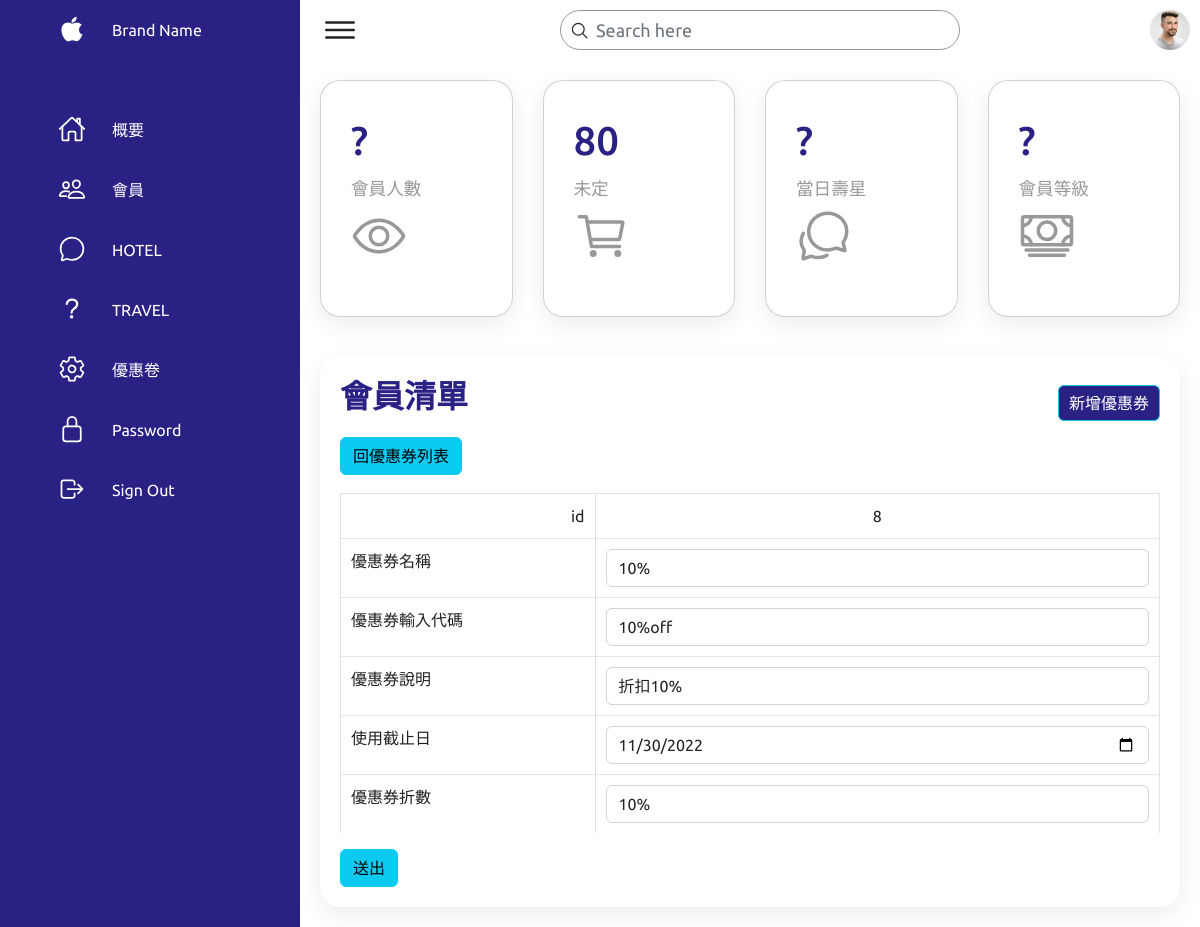
Screenshot of /coupon/admin-edit-coupon.php?id=8 with the database file from the repository.
### tables this page shows
CREATE TABLE `coupon` (
  `id` int(20) UNSIGNED NOT NULL,
  `name` varchar(255) NOT NULL COMMENT '優惠券名稱',
  `code` varchar(255) NOT NULL COMMENT '優惠券序號',
  `description` varchar(255) NOT NULL COMMENT '優惠券描述',
  `expire_date` date NOT NULL COMMENT '優惠券期限',
  `discount` varchar(255) NOT NULL COMMENT '優惠券折數',
  `created_at` datetime NOT NULL,
  `valid` int(20) NOT NULL COMMENT '軟刪除'
);

### coupon/admin-edit-coupon.php (the view, shortened to what this page needs)
<?php
$id = $_GET["id"];
require_once("../db-connect2.php");
$sql = "SELECT * FROM coupon WHERE id='$id' AND valid=1";
$result = $conn->query($sql);
$userCount = $result->num_rows;
$row = $result->fetch_assoc();
?>
<!DOCTYPE html>
<html lang="en">
<head>
    <link href="https://cdn.jsdelivr.net/npm/bootstrap@5.2.1/dist/css/bootstrap.min.css" rel="stylesheet">
    <link rel="stylesheet" href="assets/css/style.css">
</head>
<body>
    <div class="crud-container">
    <div class="navigation">
            <ul>
                <li>
                    <a href="#">
                        <span class="icon">
                            <ion-icon name="logo-apple"></ion-icon>
                        </span>
                        <span class="title">Brand Name</span>
                    </a>
                </li>
                <li>
                    <a href="../home/admin.php">
                        <span class="icon">
                            <ion-icon name="home-outline"></ion-icon>
                        </span>
                        <span class="title">概要</span>
                    </a>
                </li>
                <li>
                    <a href="../admin-user/admin.php">
                        <span class="icon">
                            <ion-icon name="people-outline"></ion-icon>
                        </span>
                        <span class="title">會員</span>
                    </a>
                </li>
                <li>
                    <a href="../hotel/admin.php">
                        <span class="icon">
                            <ion-icon name="chatbubble-outline"></ion-icon>
                        </span>
                        <span class="title">HOTEL</span>
                    </a>
                </li>
                <li>
                    <a href="../travel/admin-travel.php">
                        <span class="icon">
                            <ion-icon name="help-outline"></ion-icon>
                        </span>
                        <span class="title">TRAVEL</span>
                    </a>
                </li>
                <li>
                    <a href="../coupon/admin.php">
                        <span class="icon">
                            <ion-icon name="settings-outline"></ion-icon>
                        </span>
                        <span class="title">優惠卷</span>
                    </a>
                </li>
                <li>
                    <a href="#">
                        <span class="icon">
                            <ion-icon name="lock-closed-outline"></ion-icon>
                        </span>
                        <span class="title">Password</span>
                    </a>
                </li>
                <li>
                    <a href="../index.php">
                        <span class="icon">
                            <ion-icon name="log-out-outline"></ion-icon>
                        </span>
                        <span class="title">Sign Out</span>
                    </a>
                </li>
            </ul>
        </div>
        <div class="main">
            <div class="topbar">
                <div class="toggle">
                    <ion-icon name="menu-outline"></ion-icon>
                </div>
                <div class="search">
                    <form action="admin.php" method="get">
                        <label>
                            <input type="text" placeholder="Search here" class="form-control" name="search">
                            <ion-icon name="search-outline"></ion-icon>
                        </label>
                    </form>
                </div>
                <div class="user">
                    <img src="assets/imgs/customer01.jpg" alt="">
                </div>
            </div>
            <div class="cardBox">
                <div class="card">
                    <div>
                        <div class="numbers">?</div>
                        <div class="cardName">會員人數
                        </div>
                    </div>
                    <div class="iconBx">
                        <ion-icon name="eye-outline"></ion-icon>
                    </div>
                </div>
                <div class="card">
                    <div>
                        <div class="numbers">80</div>
                        <div class="cardName">未定</div>
                    </div>
                    <div class="iconBx">
                        <ion-icon name="cart-outline"></ion-icon>
                    </div>
                </div>
                <div class="card">
                    <div>
                        <div class="numbers">
                            ?
                        </div>
                        <div class="cardName">當日壽星</div>
                    </div>
                    <div class="iconBx">
                        <ion-icon name="chatbubbles-outline"></ion-icon>
                    </div>
                </div>
                <div class="card">
                    <div>
                        <div class="numbers">
                       ?
                        </div>
                        <div class="cardName">會員等級</div>
                    </div>
                    <div class="iconBx">
                        <ion-icon name="cash-outline"></ion-icon>
                    </div>
                </div>
            </div>
            <div class="details">
                <div class="recentOrders">
                    <div class="cardHeader">
                        <h2>會員清單</h2>
                        <div class="py-2 d-flex justify-content-end">
                            <a class="btn btn-info" href="admin-add-coupon.php">新增優惠券</a>
                        </div>
                    </div>
                    <?php if ($userCount == 0) : ?>
                        使用者不存在
                    <?php else : ?>
                        <div class="py-2">
                            <a class="btn btn-info" href="admin.php?id=<?= $row["id"] ?>">回優惠券列表</a>
                        </div>
                        <form action="admin-doUpdate.php" method="post">
                            <table class="table table-bordered">
                                <tbody>
                                    <tr>
                                        <td>id</td>
                                        <td>
                                            <?= $row["id"] ?>
                                        </td>
                                    </tr>
                                    <tr>
                                        <td>優惠券名稱</td>
                                        <td>
                                            <input type="text" class="form-control" value="<?= $row["name"] ?>" name="name">
                                        </td>
                                    </tr>
                                    <tr>
                                        <td>優惠券輸入代碼</td>
                                        <td>
                                            <input type="text" class="form-control" value="<?= $row["code"] ?>" name="code">
                                        </td>
                                    </tr>
                                    <tr>
                                        <td>優惠券說明</td>
                                        <td>
                                            <input type="text" class="form-control" value="<?= $row["description"] ?>" name="description">
                                        </td>
                                    </tr>
                                    <tr>
                                        <td>使用截止日</td>
                                        <td>
                                            <input type="date" class="form-control" value="<?= $row["expire_date"] ?>" name="expire_date">
                                        </td>
                                    </tr>
                                    <tr>
                                        <td>優惠券折數</td>
                                        <td>
                                            <input type="text" class="form-control" value="<?= $row["discount"] ?>" name="discount">
                                        </td>
                                    </tr>
                                </tbody>
                            </table>
                            <button class="btn btn-info" type="submit">送出</button>
                        </form>
                    <?php endif; ?>
                </div>
            </div>
        </div>
    </div>
</body>
</html>

### coupon/assets/css/style.css (style rules this page uses)
* { font-family: "Ubuntu", sans-serif; margin: 0; padding: 0; box-sizing: border-box; }
:root { --blue: #2a2185; --white: #fff; --gray: #f5f5f5; --black1: #222; --black2: #999; }
body { min-height: 100vh; overflow-x: hidden; }
.crud-container { position: relative; width: 100%; }
.navigation { position: fixed; width: 300px; height: 100%; background: var(--blue); border-left: 10px solid var(--blue); transition: 0.5s; overflow: hidden; }
.navigation ul { position: absolute; top: 0; left: 0; width: 100%; }
.navigation ul li { position: relative; width: 100%; list-style: none; border-top-left-radius: 30px; border-bottom-left-radius: 30px; }
.navigation ul li:nth-child(1) { margin-bottom: 40px; pointer-events: none; }
.navigation ul li a { position: relative; display: block; width: 100%; display: flex; text-decoration: none; color: var(--white); }
.navigation ul li a .icon { position: relative; display: block; min-width: 60px; height: 60px; line-height: 75px; text-align: center; }
.navigation ul li a .icon ion-icon { font-size: 1.75rem; }
.navigation ul li a .title { position: relative; display: block; padding: 0 10px; height: 60px; line-height: 60px; text-align: start; white-space: nowrap; }
.main { position: absolute; width: calc(100% - 300px); left: 300px; min-height: 100vh; background: var(--white); transition: 0.5s; }
.topbar { width: 100%; height: 60px; display: flex; justify-content: space-between; align-items: center; padding: 0 10px; }
.toggle { position: relative; width: 60px; height: 60px; display: flex; justify-content: center; align-items: center; font-size: 2.5rem; cursor: pointer; }
.search { position: relative; width: 400px; margin: 0 10px; }
.search label { position: relative; width: 100%; }
.search label input { width: 100%; height: 40px; border-radius: 40px; padding: 5px 20px; padding-left: 35px; font-size: 18px; outline: none; border: 1px solid var(--black2); }
.search label ion-icon { position: absolute; top: 11px; left: 10px; font-size: 1.2rem; }
.user { position: relative; width: 40px; height: 40px; border-radius: 50%; overflow: hidden; cursor: pointer; }
.user img { position: absolute; top: 0; left: 0; width: 100%; height: 100%; object-fit: cover; }
.cardBox { position: relative; width: 100%; padding: 20px; display: grid; grid-template-columns: repeat(4, 1fr); grid-gap: 30px; }
.cardBox .card { position: relative; background: var(--white); padding: 30px; border-radius: 20px; display: flex; justify-content: space-between; cursor: pointer; box-shadow: 0 7px 25px rgba(0, 0, 0, 0.08); }
.cardBox .card .numbers { position: relative; font-weight: 500; font-size: 2.5rem; color: var(--blue); }
.cardBox .card .cardName { color: var(--black2); font-size: 1.1rem; margin-top: 5px; }
.cardBox .card .iconBx { font-size: 3.5rem; color: var(--black2); }
.details { position: relative; width: 100%; padding: 20px; display: grid; grid-template-columns: 1fr 1fr; grid-gap: 30px; }
.details .recentOrders { position: relative; display: grid; min-height: 500px; background: var(--white); padding: 20px; box-shadow: 0 7px 25px rgba(0, 0, 0, 0.08); border-radius: 20px; }
.details .cardHeader { display: flex; justify-content: space-between; align-items: flex-start; }
.cardHeader h2 { font-weight: 600; color: var(--blue); }
.cardHeader .btn { position: relative; padding: 5px 10px; background: var(--blue); text-decoration: none; color: var(--white); border-radius: 6px; }
.details table { width: 100%; border-collapse: collapse; margin-top: 10px; }
.details .recentOrders table tr { color: var(--black1); border-bottom: 1px solid rgba(0, 0, 0, 0.1); }
.details .recentOrders table tr:last-child { border-bottom: none; }
.details .recentOrders table tr td { padding: 10px; }
.details .recentOrders table tr td:last-child { text-align: end; }
.details .recentOrders table tr td:nth-child(2) { text-align: end; }
.details .recentOrders table tr td:nth-child(3) { text-align: center; }

### coupon/admin-edit-coupon.php (style rules this page uses)
.search label ion-icon { position: absolute; top: 11px; left: 10px; font-size: 1.2rem; }
.details { grid-template-columns: 1fr; }

### rows the page displays
coupon: id "8", name "10%", code "10%off", description "折扣10%", expire_date "11/30/2022", discount "10%"
